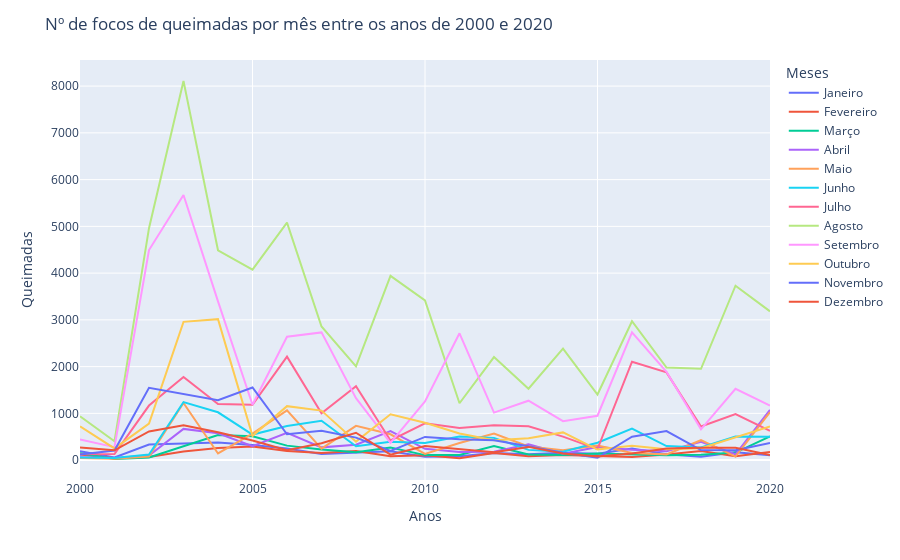

This figure's notebook cell:
### Markdown cell above
##Estudo comparativo mensal - Gráfico Anos x N° de focos e Boxplot

### Code cell
titX = dict(title = 'Anos')
titY = dict(title = 'Queimadas')

titulo = 'Nº de focos de queimadas por mês entre os anos de 2000 e 2020'
meses = df.iloc[:,0:12].columns.to_list()

fig1 = px.line(df,x='Ano',y=meses)
fig1.update_layout(
    title = titulo,
    xaxis = titX,
    yaxis = titY,
    legend_title = 'Meses'
)
fig1.show()

### Figure 1 — Plotly figure (JSON) as saved in the notebook; plotly's stock layout.template omitted (floating-point values rounded to 4 significant figures)
{"data": [{"hovertemplate": "variable=Janeiro<br>Ano=%{x}<br>value=%{y}<extra></extra>", "legendgroup": "Janeiro", "line": {"color": "#636efa", "dash": "solid"}, "marker": {"symbol": "circle"}, "mode": "lines", "name": "Janeiro", "orientation": "v", "showlegend": true, "type": "scatter", "x": [2000, 2001, 2002, 2003, 2004, 2005, 2006, 2007, 2008, 2009, 2010, 2011, 2012, 2013, 2014, 2015, 2016, 2017, 2018, 2019, 2020], "xaxis": "x", "y": [189, 55, 332, 360, 377, 323, 247, 129, 167, 191, 70, 81, 150, 123, 159, 134, 248, 125, 70, 166, 106], "yaxis": "y"}, {"hovertemplate": "variable=Fevereiro<br>Ano=%{x}<br>value=%{y}<extra></extra>", "legendgroup": "Fevereiro", "line": {"color": "#EF553B", "dash": "solid"}, "marker": {"symbol": "circle"}, "mode": "lines", "name": "Fevereiro", "orientation": "v", "showlegend": true, "type": "scatter", "x": [2000, 2001, 2002, 2003, 2004, 2005, 2006, 2007, 2008, 2009, 2010, 2011, 2012, 2013, 2014, 2015, 2016, 2017, 2018, 2019, 2020], "xaxis": "x", "y": [118, 40, 67, 182, 259, 291, 193, 151, 197, 83, 106, 39, 154, 82, 109, 91, 69, 122, 195, 82, 174], "yaxis": "y"}, {"hovertemplate": "variable=Março<br>Ano=%{x}<br>value=%{y}<extra></extra>", "legendgroup": "Março", "line": {"color": "#00cc96", "dash": "solid"}, "marker": {"symbol": "circle"}, "mode": "lines", "name": "Março", "orientation": "v", "showlegend": true, "type": "scatter", "x": [2000, 2001, 2002, 2003, 2004, 2005, 2006, 2007, 2008, 2009, 2010, 2011, 2012, 2013, 2014, 2015, 2016, 2017, 2018, 2019, 2020], "xaxis": "x", "y": [148, 24, 56, 300, 535, 512, 310, 229, 171, 269, 107, 111, 299, 122, 109, 144, 116, 104, 117, 161, 506], "yaxis": "y"}, {"hovertemplate": "variable=Abril<br>Ano=%{x}<br>value=%{y}<extra></extra>", "legendgroup": "Abril", "line": {"color": "#ab63fa", "dash": "solid"}, "marker": {"symbol": "circle"}, "mode": "lines", "name": "Abril", "orientation": "v", "showlegend": true, "type": "scatter", "x": [2000, 2001, 2002, 2003, 2004, 2005, 2006, 2007, 2008, 2009, 2010, 2011, 2012, 2013, 2014, 2015, 2016, 2017, 2018, 2019, 2020], "xaxis": "x", "y": [59, 47, 97, 668, 575, 297, 586, 273, 329, 619, 242, 173, 181, 340, 136, 279, 221, 192, 394, 125, 1074], "yaxis": "y"}, {"hovertemplate": "variable=Maio<br>Ano=%{x}<br>value=%{y}<extra></extra>", "legendgroup": "Maio", "line": {"color": "#FFA15A", "dash": "solid"}, "marker": {"symbol": "circle"}, "mode": "lines", "name": "Maio", "orientation": "v", "showlegend": true, "type": "scatter", "x": [2000, 2001, 2002, 2003, 2004, 2005, 2006, 2007, 2008, 2009, 2010, 2011, 2012, 2013, 2014, 2015, 2016, 2017, 2018, 2019, 2020], "xaxis": "x", "y": [47, 32, 75, 1223, 143, 567, 1065, 246, 732, 552, 133, 365, 567, 290, 211, 310, 152, 123, 426, 76, 1028], "yaxis": "y"}, {"hovertemplate": "variable=Junho<br>Ano=%{x}<br>value=%{y}<extra></extra>", "legendgroup": "Junho", "line": {"color": "#19d3f3", "dash": "solid"}, "marker": {"symbol": "circle"}, "mode": "lines", "name": "Junho", "orientation": "v", "showlegend": true, "type": "scatter", "x": [2000, 2001, 2002, 2003, 2004, 2005, 2006, 2007, 2008, 2009, 2010, 2011, 2012, 2013, 2014, 2015, 2016, 2017, 2018, 2019, 2020], "xaxis": "x", "y": [55, 45, 119, 1242, 1023, 547, 731, 842, 298, 391, 365, 504, 476, 219, 180, 372, 676, 300, 272, 504, 498], "yaxis": "y"}, {"hovertemplate": "variable=Julho<br>Ano=%{x}<br>value=%{y}<extra></extra>", "legendgroup": "Julho", "line": {"color": "#FF6692", "dash": "solid"}, "marker": {"symbol": "circle"}, "mode": "lines", "name": "Julho", "orientation": "v", "showlegend": true, "type": "scatter", "x": [2000, 2001, 2002, 2003, 2004, 2005, 2006, 2007, 2008, 2009, 2010, 2011, 2012, 2013, 2014, 2015, 2016, 2017, 2018, 2019, 2020], "xaxis": "x", "y": [125, 131, 1167, 1779, 1200, 1183, 2213, 1001, 1582, 421, 786, 689, 744, 722, 502, 236, 2104, 1876, 720, 986, 627], "yaxis": "y"}, {"hovertemplate": "variable=Agosto<br>Ano=%{x}<br>value=%{y}<extra></extra>", "legendgroup": "Agosto", "line": {"color": "#B6E880", "dash": "solid"}, "marker": {"symbol": "circle"}, "mode": "lines", "name": "Agosto", "orientation": "v", "showlegend": true, "type": "scatter", "x": [2000, 2001, 2002, 2003, 2004, 2005, 2006, 2007, 2008, 2009, 2010, 2011, 2012, 2013, 2014, 2015, 2016, 2017, 2018, 2019, 2020], "xaxis": "x", "y": [936, 404, 4961, 8109, 4488, 4075, 5080, 2858, 2005, 3940, 3417, 1216, 2204, 1527, 2385, 1403, 2971, 1980, 1953, 3730, 3182], "yaxis": "y"}, {"hovertemplate": "variable=Setembro<br>Ano=%{x}<br>value=%{y}<extra></extra>", "legendgroup": "Setembro", "line": {"color": "#FF97FF", "dash": "solid"}, "marker": {"symbol": "circle"}, "mode": "lines", "name": "Setembro", "orientation": "v", "showlegend": true, "type": "scatter", "x": [2000, 2001, 2002, 2003, 2004, 2005, 2006, 2007, 2008, 2009, 2010, 2011, 2012, 2013, 2014, 2015, 2016, 2017, 2018, 2019, 2020], "xaxis": "x", "y": [444, 278, 4493, 5671, 3396, 1184, 2638, 2732, 1325, 371, 1254, 2713, 1016, 1271, 834, 949, 2734, 1889, 658, 1526, 1168], "yaxis": "y"}, {"hovertemplate": "variable=Outubro<br>Ano=%{x}<br>value=%{y}<extra></extra>", "legendgroup": "Outubro", "line": {"color": "#FECB52", "dash": "solid"}, "marker": {"symbol": "circle"}, "mode": "lines", "name": "Outubro", "orientation": "v", "showlegend": true, "type": "scatter", "x": [2000, 2001, 2002, 2003, 2004, 2005, 2006, 2007, 2008, 2009, 2010, 2011, 2012, 2013, 2014, 2015, 2016, 2017, 2018, 2019, 2020], "xaxis": "x", "y": [721, 250, 780, 2958, 3015, 519, 1154, 1059, 395, 981, 798, 568, 424, 467, 593, 226, 306, 233, 255, 482, 720], "yaxis": "y"}, {"hovertemplate": "variable=Novembro<br>Ano=%{x}<br>value=%{y}<extra></extra>", "legendgroup": "Novembro", "line": {"color": "#636efa", "dash": "solid"}, "marker": {"symbol": "circle"}, "mode": "lines", "name": "Novembro", "orientation": "v", "showlegend": true, "type": "scatter", "x": [2000, 2001, 2002, 2003, 2004, 2005, 2006, 2007, 2008, 2009, 2010, 2011, 2012, 2013, 2014, 2015, 2016, 2017, 2018, 2019, 2020], "xaxis": "x", "y": [122, 204, 1545, 1411, 1283, 1554, 553, 627, 481, 199, 497, 444, 424, 295, 158, 51, 501, 622, 216, 213, 365], "yaxis": "y"}, {"hovertemplate": "variable=Dezembro<br>Ano=%{x}<br>value=%{y}<extra></extra>", "legendgroup": "Dezembro", "line": {"color": "#EF553B", "dash": "solid"}, "marker": {"symbol": "circle"}, "mode": "lines", "name": "Dezembro", "orientation": "v", "showlegend": true, "type": "scatter", "x": [2000, 2001, 2002, 2003, 2004, 2005, 2006, 2007, 2008, 2009, 2010, 2011, 2012, 2013, 2014, 2015, 2016, 2017, 2018, 2019, 2020], "xaxis": "x", "y": [268, 210, 614, 743, 597, 420, 212, 362, 585, 117, 301, 236, 171, 283, 141, 76, 141, 249, 267, 263, 108], "yaxis": "y"}], "layout": {"legend": {"title": {"text": "Meses"}, "tracegroupgap": 0}, "margin": {"t": 60}, "title": {"text": "Nº de focos de queimadas por mês entre os anos de 2000 e 2020"}, "xaxis": {"anchor": "y", "domain": [0, 1], "title": {"text": "Anos"}}, "yaxis": {"anchor": "x", "domain": [0, 1], "title": {"text": "Queimadas"}}}}
